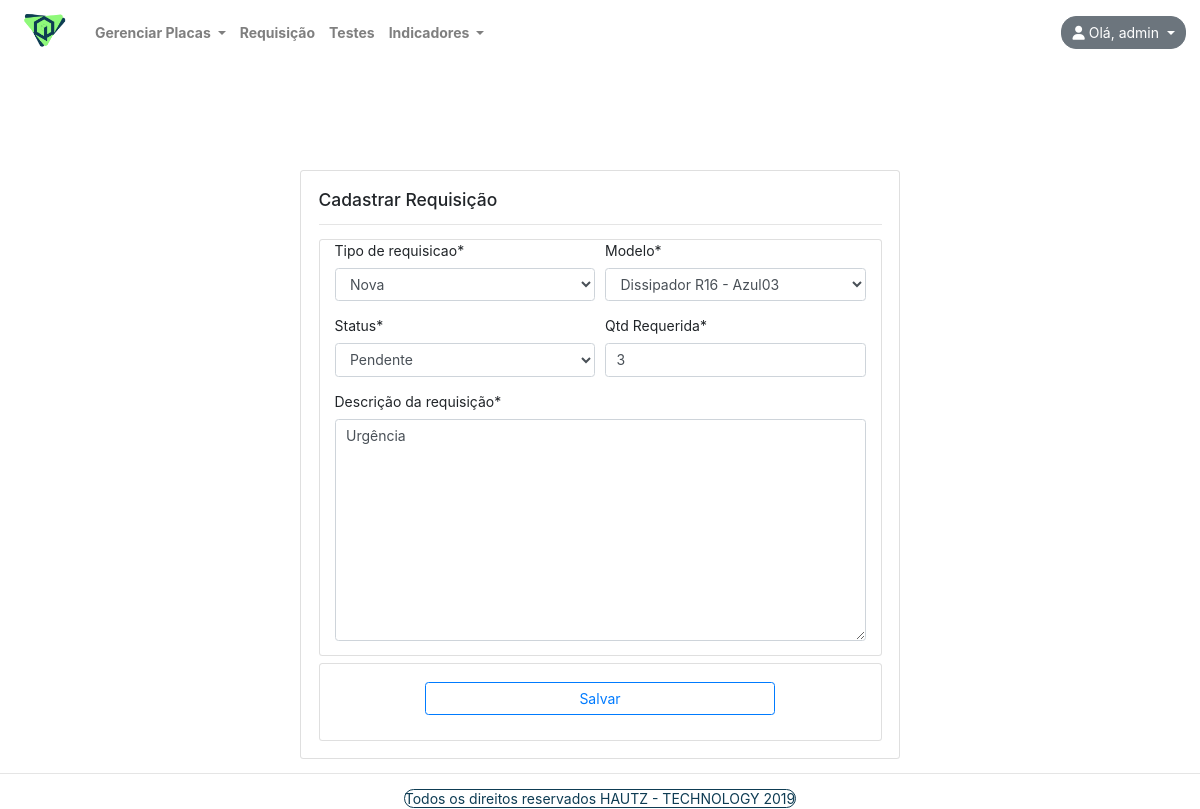
The app's page /requisicao/atualiza-requisicao/1 (signed in) with its own data.
### contas/models/usuario.py (models this page shows, shortened)
class Usuario(AbstractBaseUser):
    username = models.CharField(
        "Nome de Usuário",
        max_length=120,
        unique=True
    )
    data_expiracao = models.DateField(
        "Data Expiração",
        null=True
    )
    tipo = models.CharField(
        "Tipo de Usuário",
        max_length=1,
        choices = TIPOS
    )
    objects = UsuarioManager()
    USERNAME_FIELD =  'username'
    REQUIRED_FIELDS = []
    def __str__(self):
        return self.username
    class Meta:
        db_table = 'USUARIO'

### requisicao/models/requisicao.py (models this page shows, shortened)
class Cadastro_Requisicao(models.Model):
    TIPO_CHOICES = (
        ("Nova", "Nova"),
        ("Retorno", "Retorno")
    )
    STATUS_CHOICES = (
        ("Pendente", "Pendente"),
        ("Em Andamento", "Em Andamento"),
        ("Finalizado", "Finalizado")
    )
    Tipo_Req = models.CharField( #Tipo de Requisição
        'Tipo de requisicao',
        max_length=30,
        choices=TIPO_CHOICES
        )
    Modelo = models.ForeignKey( # Modelo
        'placas.modelo_placas',
        related_name='Modelo_placas_modelo',
        on_delete = models.PROTECT,
        limit_choices_to= {'Ativo': True} #Limita somente a modelos ativos
    )
    Qtd_requerida = models.IntegerField(
        'Qtd Requerida'
    )
    Qtd_atendida = models.IntegerField(
        'Qtd Atendida',
        default = int(),
        editable = False
    )
    Status = models.CharField(
        default="Pendente"
        'Status',
        max_length=20,
        choices=STATUS_CHOICES
    )
    Descricao = models.TextField(
        'Descrição da requisição'
    )
    Data_requisicao = models.DateTimeField(
        auto_now_add = True
    )
    Data_alteracao_requisicao = models.DateTimeField(
        auto_now = True
    )
    username = models.ForeignKey(
        'contas.usuario',
        related_name='contas_usuario_username_requisicao',
        on_delete=models.PROTECT,
        editable = False,
        default = ""
    )
    class Meta:
        db_table = 'CADASTRO_REQUISICAO'

### placas/models/modelo_placas.py (models this page shows)
class Modelo_placas(models.Model):
    Modelo = models.CharField(
        'modelo',
        max_length=120
    )
    Descricao = models.CharField(
        'Descrição',
        max_length=200
    )
    Ativo = models.BooleanField(
        'Modelo Ativo',
        default=True
    )
    def __str__(self):
        return '{} - {}'.format(self.Modelo, self.Descricao)
    class Meta:
        db_table = 'MODELO_PLACAS'
        constraints = [
            models.UniqueConstraint(fields=['Modelo', 'Descricao'], name="Constraint_modelo")
        ]

### requisicao/views.py (the view)
# urls.py: path('atualiza-requisicao/<int:id>', views.atualiza_requisicao, name="atualiza-requisicao"),
@login_required(login_url='/entrar')
def atualiza_requisicao(request, id):
    req = get_object_or_404(Cadastro_Requisicao, pk=id)
    form = RequisicaoForm(request.POST or None,
                     request.FILES or None, instance=req)
    context = {
        "form": form
    }
    if form.is_valid():
        form.save()
        return redirect('requisicao:lista-requisicao')
    return render(request, "requisicao/cadastrar-requisicao.html", context)

### requisicao/forms.py
class RequisicaoForm(forms.ModelForm):
    class Meta:
        model = Cadastro_Requisicao
        fields = '__all__'

### indicadores/context_processors.py (called while the page is built)
def menu_indicadores(requets):
    return {
        "Menu_indicadores": Menu_indicadores.objects.all()
    }

### placas/context_processors.py (called while the page is built)
def menu_placas(requets):
    return {
        "Menu_placas": Menu_placas.objects.all()
    }

### testes/context_processors.py (called while the page is built)
def menu_testes(requets):
    return {
        "lista_testes": Menu_testes.objects.all()
    }

### requisicao/templates/requisicao/cadastrar-requisicao.html (shortened to what this page needs)
{% extends "base.html" %}
{% load static %}
{% load crispy_forms_tags %}
{% block conteudo %}
<div class="card w-50" style="width: 21.5em;margin:0 auto;">
    <div class="card-body">
        <h5 class="card-title mb-2">Cadastrar Requisição</h5>
        <hr />
        <form method="POST" class="post-form ">
            <div class="card col-md-12 mb-2">
                <div class="form-row">
                    <div class="form-group col-md-6 mb-0">
                        {{ form.Tipo_Req  | as_crispy_field}}
                    </div>
                    <div class="form-group col-md-6 mb-0">
                        {{ form.Modelo | as_crispy_field}}
                    </div>
                </div>
                <div class="form-row">
                    <div class="form-group col-md-6 mb-0">
                        {{ form.Status | as_crispy_field}}
                    </div>
                    <div class="form-group col-md-6 mb-0">
                        {{ form.Qtd_requerida | as_crispy_field }}
                    </div>
                </div>
                <div class="form-row">
                  <div class="form-group col-md-12 mb-0">
                    {{ form.Descricao  | as_crispy_field}}
                  </div>
                </div>
            </div>
            <div class="card text-center">
                <div class="card-body">
                    <button type="submit" class="save btn btn-outline-primary col-md-8 mb-2">Salvar</button>
                </div>
            </div>
        </form>
    </div>
</div>
{% endblock conteudo %}

### core/templates/base.html (shortened to what this page needs)
{% load static %}
<!DOCTYPE html>
<html lang="pt-br">
<head>
    <link rel="stylesheet" href="https://stackpath.bootstrapcdn.com/bootstrap/4.3.1/css/bootstrap.min.css"
>
    <link rel="stylesheet"href="//maxcdn.bootstrapcdn.com/font-awesome/4.3.0/css/font-awesome.min.css">
    <link rel="stylesheet" type="text/css" href="{% static 'css/personal.css' %}" />
</head>
<header>
    <body class="css-body">
        <nav class="navbar navbar-expand-sm navbar-light font-weight-bold bg-transparent">
            <a class="navbar-brand" href="{% url 'core:home' %}">
                <img src="{% static 'logo_genesisq.png' %}" width="60" />
            </a>
            {% if user.is_authenticated %}
            <div class="collapse navbar-collapse" id="navbarSupportedContent">
                <ul class="navbar-nav mr-auto">
                    <li class="nav-item dropdown ">
                        <a class="nav-link dropdown-toggle" href="#" id="navbarDropdown" role="button"
                            data-toggle="dropdown" aria-haspopup="true" aria-expanded="false">
                            Gerenciar Placas
                        </a>
                    </li>
                    <li class="nav-item">
                        <a class="nav-link" href="{% url 'requisicao:requisicao' %}">Requisição</a>
                    </li>
                    <li class="nav-item">
                        <a class="nav-link" href="{% url 'testes:lista-itens-teste' %}">Testes</a>
                    </li>
                    <li class="nav-item dropdown">
                        <a class="nav-link dropdown-toggle" href="#" id="navbarDropdown" role="button"
                            data-toggle="dropdown" aria-haspopup="true" aria-expanded="false">
                            Indicadores
                        </a>
                    </li>
                </ul>
                <div class="dropdown">
                    <button class="btn btn-secondary dropdown-toggle" type="button" id="dropdownMenuButton"
                        data-toggle="dropdown" aria-haspopup="true" aria-expanded="false" style="border-radius: 15px;">
                        <i class="fas fa-user " alt="foto do usuário"></i>
                        Olá, {{ user }}
                        </a></button>
                </div>
                {% else %}
                <a class="navbar-brand" href="{% url 'core:home' %}">GenesisQ</a>
                <ul class="navbar-nav ml-auto">
                    <a role="button" href="{% url 'core:entrar' %}" class="btn btn btn-success">Entrar</a>
                </ul>
                {% endif %}
        </nav>
</header>
<main>
    <div class="container-fluid">
        <div class="row">
            {% block conteudo %}
            {% endblock conteudo %}
        </div>
    </div>
</main>
</body>
<footer class="text-center">
    <hr />
    <a class="bg-text-blue"> Todos os direitos reservados HAUTZ - TECHNOLOGY 2019 </a>
</footer>
</html>

### core/static/css/personal.css (style rules this page uses)
a { color: inherit; }
footer { color: rgb(14, 60, 83); }
.bg-text-blue { background: white; border-radius: 10px; border: solid 1px rgb(14, 60, 83);v }
body { background-size: cover; background-repeat: no-repeat; background-position: top; position: relative; background-attachment: fixed; overflow: auto; }
html { font-size: 14px; }

### records on screen
Usuario: username "admin"
Cadastro_Requisicao: Tipo_Req "Nova", Status "Pendente", Qtd_requerida "3", Descricao "Urgência"
Modelo_placas: Modelo "Dissipador R16 - Azul03"
